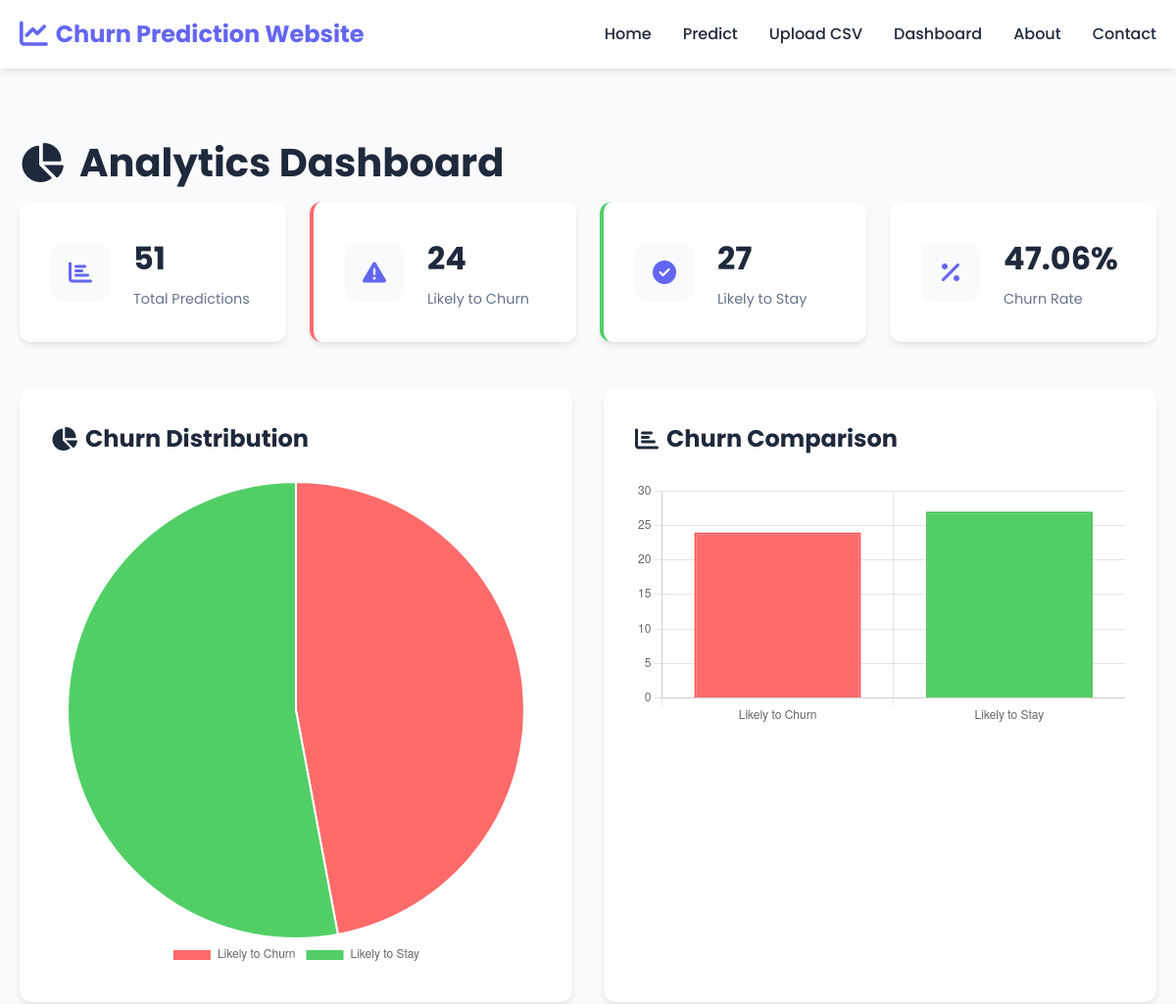
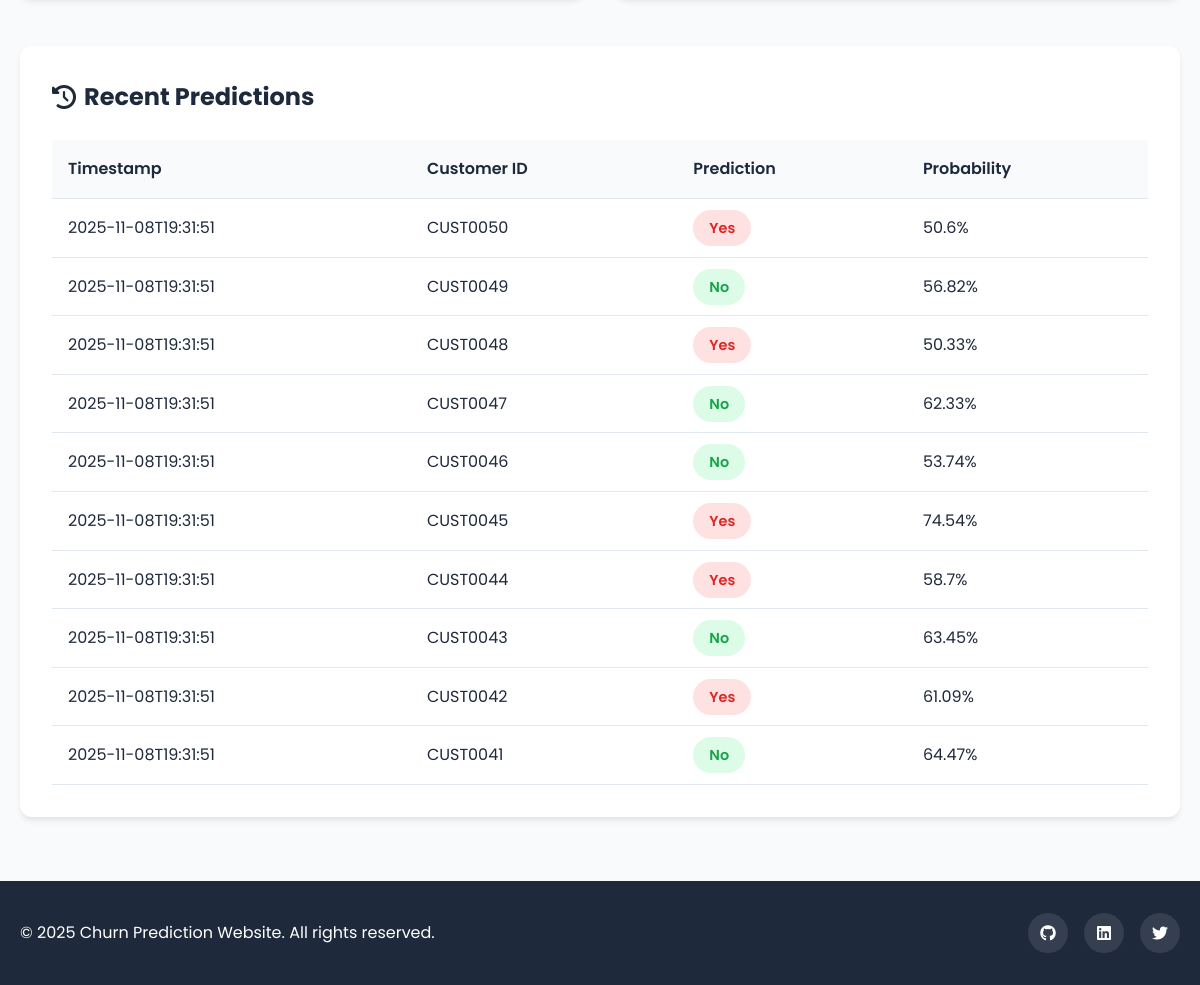
/dashboard, run on the app's committed database (2 pictures, top to bottom).
### tables this page shows
CREATE TABLE predictions (
            id INTEGER PRIMARY KEY AUTOINCREMENT,
            timestamp TEXT,
            customer_id TEXT,
            prediction TEXT,
            probability REAL,
            features TEXT
        );

### app.py (the view)
@app.route('/dashboard')
def dashboard():
    conn = sqlite3.connect('churn_predictions.db')
    c = conn.cursor()
    c.execute('SELECT COUNT(*) FROM predictions')
    total_predictions = c.fetchone()[0]
    c.execute("SELECT COUNT(*) FROM predictions WHERE prediction = 'Yes'")
    churn_yes = c.fetchone()[0]
    c.execute("SELECT COUNT(*) FROM predictions WHERE prediction = 'No'")
    churn_no = c.fetchone()[0]
    c.execute("SELECT AVG(probability) FROM predictions WHERE prediction = 'Yes'")
    avg_prob_yes = c.fetchone()[0] or 0
    c.execute("SELECT AVG(probability) FROM predictions WHERE prediction = 'No'")
    avg_prob_no = c.fetchone()[0] or 0
    c.execute('SELECT * FROM predictions ORDER BY timestamp DESC LIMIT 10')
    recent_predictions = c.fetchall()
    conn.close()
    stats = {
        'total': total_predictions,
        'churn_yes': churn_yes,
        'churn_no': churn_no,
        'avg_prob_yes': round(avg_prob_yes, 2),
        'avg_prob_no': round(avg_prob_no, 2),
        'churn_rate': round((churn_yes / total_predictions * 100) if total_predictions > 0 else 0, 2)
    }
    return render_template('dashboard.html', stats=stats, recent_predictions=recent_predictions)

### templates/dashboard.html (shortened to what this page needs)
{% extends "base.html" %}
{% block content %}
<section class="dashboard-section">
    <div class="container">
        <h1 class="page-title">
            <i class="fas fa-chart-pie"></i> Analytics Dashboard
        </h1>
        <div class="stats-grid">
            <div class="stat-card">
                <div class="stat-icon">
                    <i class="fas fa-chart-bar"></i>
                </div>
                <div class="stat-content">
                    <h3>{{ stats.total }}</h3>
                    <p>Total Predictions</p>
                </div>
            </div>
            <div class="stat-card churn-yes">
                <div class="stat-icon">
                    <i class="fas fa-exclamation-triangle"></i>
                </div>
                <div class="stat-content">
                    <h3>{{ stats.churn_yes }}</h3>
                    <p>Likely to Churn</p>
                </div>
            </div>
            <div class="stat-card churn-no">
                <div class="stat-icon">
                    <i class="fas fa-check-circle"></i>
                </div>
                <div class="stat-content">
                    <h3>{{ stats.churn_no }}</h3>
                    <p>Likely to Stay</p>
                </div>
            </div>
            <div class="stat-card">
                <div class="stat-icon">
                    <i class="fas fa-percentage"></i>
                </div>
                <div class="stat-content">
                    <h3>{{ stats.churn_rate }}%</h3>
                    <p>Churn Rate</p>
                </div>
            </div>
        </div>
        <div class="charts-container">
            <div class="chart-card">
                <h2><i class="fas fa-chart-pie"></i> Churn Distribution</h2>
                <canvas id="churnPieChart"></canvas>
            </div>
            <div class="chart-card">
                <h2><i class="fas fa-chart-bar"></i> Churn Comparison</h2>
                <canvas id="churnBarChart"></canvas>
            </div>
        </div>
        <div class="recent-predictions">
            <h2><i class="fas fa-history"></i> Recent Predictions</h2>
            {% if recent_predictions %}
            <div class="predictions-table-container">
                <table class="predictions-table">
                    <thead>
                        <tr>
                            <th>Timestamp</th>
                            <th>Customer ID</th>
                            <th>Prediction</th>
                            <th>Probability</th>
                        </tr>
                    </thead>
                    <tbody>
                        {% for pred in recent_predictions %}
                        <tr>
                            <td>{{ pred[1][:19] }}</td>
                            <td>{{ pred[2] }}</td>
                            <td>
                                <span class="prediction-badge {{ 'badge-yes' if pred[3] == 'Yes' else 'badge-no' }}">
                                    {{ pred[3] }}
                                </span>
                            </td>
                            <td>{{ pred[4] }}%</td>
                        </tr>
                        {% endfor %}
                    </tbody>
                </table>
            </div>
            {% else %}
            <p class="no-data">No predictions yet. Make your first prediction to see it here!</p>
            {% endif %}
        </div>
    </div>
</section>
{% endblock %}
{% block scripts %}
<script>
    // Pie Chart
    const pieCtx = document.getElementById('churnPieChart').getContext('2d');
    new Chart(pieCtx, {
        type: 'pie',
        data: {
            labels: ['Likely to Churn', 'Likely to Stay'],
            datasets: [{
                data: [{{ stats.churn_yes }}, {{ stats.churn_no }}],
                backgroundColor: ['#ff6b6b', '#51cf66'],
                borderWidth: 2,
                borderColor: '#fff'
            }]
        },
        options: {
            responsive: true,
            plugins: {
                legend: {
                    position: 'bottom'
                }
            }
        }
    });
    // Bar Chart
    const barCtx = document.getElementById('churnBarChart').getContext('2d');
    new Chart(barCtx, {
        type: 'bar',
        data: {
            labels: ['Likely to Churn', 'Likely to Stay'],
            datasets: [{
                label: 'Number of Predictions',
                data: [{{ stats.churn_yes }}, {{ stats.churn_no }}],
                backgroundColor: ['#ff6b6b', '#51cf66'],
                borderColor: ['#ff5252', '#40c057'],
                borderWidth: 2
            }]
        },
        options: {
            responsive: true,
            scales: {
                y: {
                    beginAtZero: true
                }
            },
            plugins: {
                legend: {
                    display: false
                }
            }
        }
    });
</script>
{% endblock %}

### templates/base.html (shortened to what this page needs)
<!DOCTYPE html>
<html lang="en">
<head>
    <link rel="stylesheet" href="{{ url_for('static', filename='css/style.css') }}">
    <link rel="stylesheet" href="https://cdnjs.cloudflare.com/ajax/libs/font-awesome/6.4.0/css/all.min.css">
</head>
<body>
    <nav class="navbar">
        <div class="container">
            <div class="nav-brand">
                <i class="fas fa-chart-line"></i>
                <span>Churn Prediction Website</span>
            </div>
            <ul class="nav-menu">
                <li><a href="{{ url_for('index') }}" class="nav-link">Home</a></li>
                <li><a href="{{ url_for('predict') }}" class="nav-link">Predict</a></li>
                <li><a href="{{ url_for('upload') }}" class="nav-link">Upload CSV</a></li>
                <li><a href="{{ url_for('dashboard') }}" class="nav-link">Dashboard</a></li>
                <li><a href="{{ url_for('about') }}" class="nav-link">About</a></li>
                <li><a href="{{ url_for('contact') }}" class="nav-link">Contact</a></li>
            </ul>
        </div>
    </nav>
    <main>
        {% block content %}{% endblock %}
    </main>
    <footer class="footer">
        <div class="container">
            <p>&copy; 2025 Churn Prediction Website. All rights reserved.</p>
            <div class="social-links">
                <a href="#"><i class="fab fa-github"></i></a>
                <a href="#"><i class="fab fa-linkedin"></i></a>
                <a href="#"><i class="fab fa-twitter"></i></a>
            </div>
        </div>
    </footer>
    {% block scripts %}{% endblock %}
</body>
</html>

### static/css/style.css (style rules this page uses)
* { margin: 0; padding: 0; box-sizing: border-box; }
:root { --primary-color: #6366f1; --primary-dark: #4f46e5; --secondary-color: #8b5cf6; --success-color: #51cf66; --danger-color: #ff6b6b; --warning-color: #ffd43b; --dark: #1e293b; --light: #f8fafc; --gray: #64748b; --white: #ffffff; --shadow: 0 4px 6px -1px rgba(0, 0, 0, 0.1); --shadow-lg: 0 10px 15px -3px rgba(0, 0, 0, 0.1); }
body { font-family: 'Poppins', sans-serif; line-height: 1.6; color: var(--dark); background-color: var(--light); min-height: 100vh; display: flex; flex-direction: column; }
.container { max-width: 1200px; margin: 0 auto; padding: 0 20px; }
.navbar { background: var(--white); box-shadow: var(--shadow); position: sticky; top: 0; z-index: 1000; padding: 1rem 0; }
.navbar .container { display: flex; justify-content: space-between; align-items: center; }
.nav-brand { display: flex; align-items: center; gap: 0.5rem; font-size: 1.5rem; font-weight: 700; color: var(--primary-color); }
.nav-brand i { font-size: 1.8rem; }
.nav-menu { display: flex; list-style: none; gap: 2rem; align-items: center; }
.nav-link { text-decoration: none; color: var(--dark); font-weight: 500; transition: color 0.3s; position: relative; }
.nav-link::after { content: ''; position: absolute; bottom: -5px; left: 0; width: 0; height: 2px; background: var(--primary-color); transition: width 0.3s; }
main { flex: 1; padding: 2rem 0; }
.page-title { font-size: 2.5rem; margin-bottom: 0.5rem; color: var(--dark); display: flex; align-items: center; gap: 1rem; }
.prediction-badge { padding: 0.5rem 1rem; border-radius: 20px; font-weight: 600; font-size: 0.9rem; }
.badge-yes { background: #fee2e2; color: #dc2626; }
.badge-no { background: #dcfce7; color: #16a34a; }
.dashboard-section { padding: 2rem 0; }
.stats-grid { display: grid; grid-template-columns: repeat(auto-fit, minmax(250px, 1fr)); gap: 1.5rem; margin-bottom: 3rem; }
.stat-card { background: white; padding: 2rem; border-radius: 12px; box-shadow: var(--shadow); display: flex; align-items: center; gap: 1.5rem; transition: transform 0.3s; }
.stat-card.churn-yes { border-left: 4px solid var(--danger-color); }
.stat-card.churn-no { border-left: 4px solid var(--success-color); }
.stat-icon { width: 60px; height: 60px; background: var(--light); border-radius: 12px; display: flex; align-items: center; justify-content: center; font-size: 1.5rem; color: var(--primary-color); }
.stat-content h3 { font-size: 2rem; margin-bottom: 0.25rem; color: var(--dark); }
.stat-content p { color: var(--gray); font-size: 0.9rem; }
.charts-container { display: grid; grid-template-columns: repeat(auto-fit, minmax(400px, 1fr)); gap: 2rem; margin-bottom: 3rem; }
.chart-card { background: white; padding: 2rem; border-radius: 12px; box-shadow: var(--shadow); }
.chart-card h2 { font-size: 1.5rem; margin-bottom: 1.5rem; display: flex; align-items: center; gap: 0.5rem; }
.recent-predictions { background: white; padding: 2rem; border-radius: 12px; box-shadow: var(--shadow); }
.recent-predictions h2 { font-size: 1.5rem; margin-bottom: 1.5rem; display: flex; align-items: center; gap: 0.5rem; }
.predictions-table-container { overflow-x: auto; }
.predictions-table { width: 100%; border-collapse: collapse; }
.predictions-table th, .predictions-table td { padding: 1rem; text-align: left; border-bottom: 1px solid #e2e8f0; }
.predictions-table th { background: var(--light); font-weight: 600; }
.footer { background: var(--dark); color: white; padding: 2rem 0; margin-top: auto; }
.footer .container { display: flex; justify-content: space-between; align-items: center; flex-wrap: wrap; gap: 1rem; }
.social-links { display: flex; gap: 1rem; }
.social-links a { width: 40px; height: 40px; background: rgba(255, 255, 255, 0.1); border-radius: 50%; display: flex; align-items: center; justify-content: center; color: white; text-decoration: none; transition: background 0.3s; }

### data on the page
predictions: timestamp "2025-11-08T19:31:51", customer "CUST0050", prediction "Yes", probability "50.6"
predictions: timestamp "2025-11-08T19:31:51", customer "CUST0049", prediction "No", probability "56.82"
predictions: timestamp "2025-11-08T19:31:51", customer "CUST0048", prediction "Yes", probability "50.33"
predictions: timestamp "2025-11-08T19:31:51", customer "CUST0047", prediction "No", probability "62.33"
predictions: timestamp "2025-11-08T19:31:51", customer "CUST0046", prediction "No", probability "53.74"
predictions: timestamp "2025-11-08T19:31:51", customer "CUST0045", prediction "Yes", probability "74.54"
predictions: timestamp "2025-11-08T19:31:51", customer "CUST0044", prediction "Yes", probability "58.7"
predictions: timestamp "2025-11-08T19:31:51", customer "CUST0043", prediction "No", probability "63.45"
predictions: timestamp "2025-11-08T19:31:51", customer "CUST0042", prediction "Yes", probability "61.09"
predictions: timestamp "2025-11-08T19:31:51", customer "CUST0041", prediction "No", probability "64.47"

### other printed values
{{ stats.total }} "51"
{{ stats.churn_yes }} "24"
{{ stats.churn_no }} "27"
{{ stats.churn_rate }} "47.06"
chart data {{ stats.churn_yes }} 24
chart data {{ stats.churn_no }} 27
